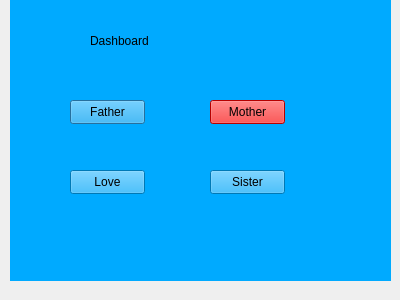
<?xml version="1.0" encoding="UTF-8"?>
<ui version="4.0">
 <class>dashboard</class>
 <widget class="QDialog" name="dashboard">
  <property name="geometry">
   <rect>
    <x>0</x>
    <y>0</y>
    <width>400</width>
    <height>300</height>
   </rect>
  </property>
  <property name="windowTitle">
   <string>Dialog</string>
  </property>
  <widget class="QStackedWidget" name="stackedWidget">
   <property name="geometry">
    <rect>
     <x>10</x>
     <y>0</y>
     <width>381</width>
     <height>281</height>
    </rect>
   </property>
   <property name="styleSheet">
    <string notr="true">background-color: rgb(0, 170, 255);</string>
   </property>
   <property name="currentIndex">
    <number>0</number>
   </property>
   <widget class="QWidget" name="page">
    <widget class="QLabel" name="label">
     <property name="geometry">
      <rect>
       <x>80</x>
       <y>10</y>
       <width>231</width>
       <height>61</height>
      </rect>
     </property>
     <property name="styleSheet">
      <string notr="true">font: 24pt &quot;Segoe UI&quot;;</string>
     </property>
     <property name="text">
      <string>Dashboard</string>
     </property>
    </widget>
    <widget class="QPushButton" name="pushButton">
     <property name="geometry">
      <rect>
       <x>60</x>
       <y>100</y>
       <width>75</width>
       <height>24</height>
      </rect>
     </property>
     <property name="styleSheet">
      <string notr="true">QpushButton{
	font: 16pt &quot;Segoe UI&quot;;
font-size: 15px;}
background-color: rgb(255, 0, 0);</string>
     </property>
     <property name="text">
      <string>Father</string>
     </property>
    </widget>
    <widget class="QPushButton" name="pushButton_2">
     <property name="geometry">
      <rect>
       <x>200</x>
       <y>100</y>
       <width>75</width>
       <height>24</height>
      </rect>
     </property>
     <property name="styleSheet">
      <string notr="true">background-color: rgb(255, 0, 0);</string>
     </property>
     <property name="text">
      <string>Mother</string>
     </property>
    </widget>
    <widget class="QPushButton" name="pushButton_3">
     <property name="geometry">
      <rect>
       <x>60</x>
       <y>170</y>
       <width>75</width>
       <height>24</height>
      </rect>
     </property>
     <property name="text">
      <string>Love</string>
     </property>
    </widget>
    <widget class="QPushButton" name="pushButton_4">
     <property name="geometry">
      <rect>
       <x>200</x>
       <y>170</y>
       <width>75</width>
       <height>24</height>
      </rect>
     </property>
     <property name="text">
      <string>Sister</string>
     </property>
    </widget>
   </widget>
   <widget class="QWidget" name="page_2"/>
  </widget>
 </widget>
 <resources/>
 <connections/>
</ui>
